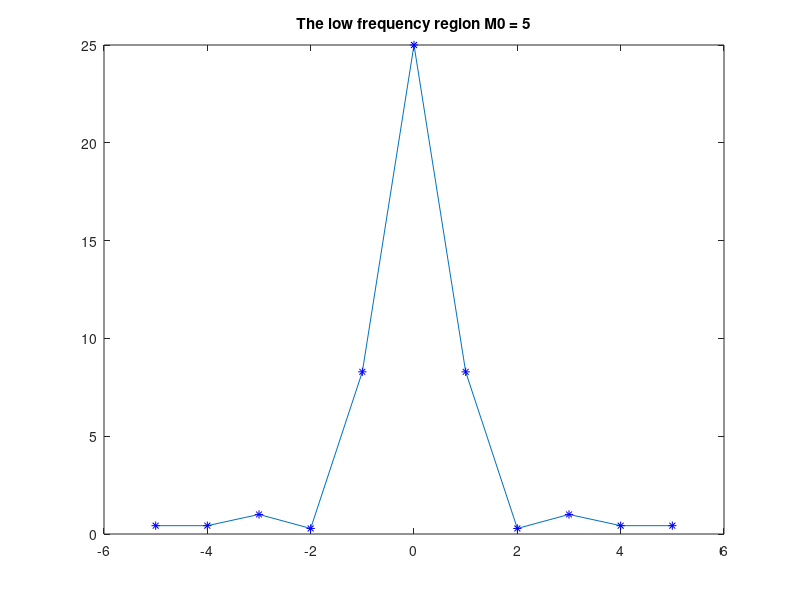
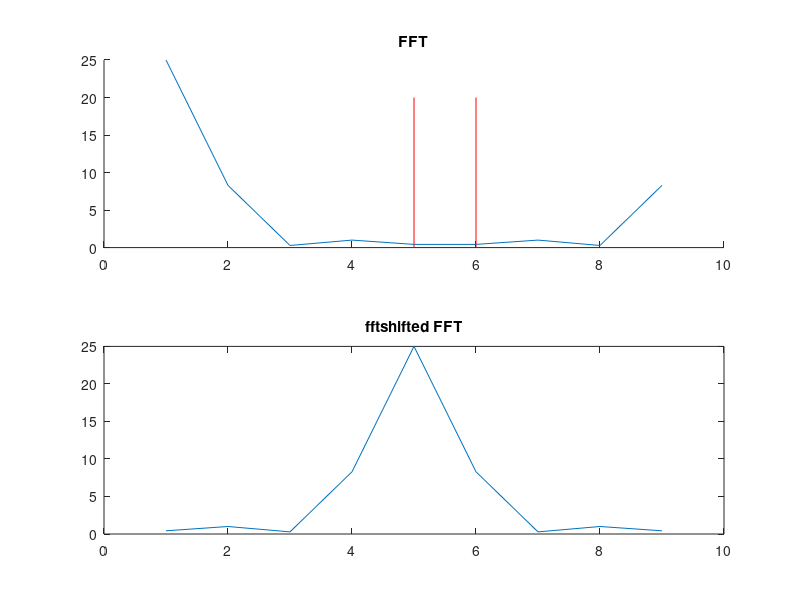

MATLAB code to generate these figures, in order:
%Create a signal
s = [1 2 3 4 5 4 3 2 1];

% Implement with the direct DFT as written in the article
% NB, only for the "low frequency" region -M0:M0
M = length(s);
idx = 1;
M0 = 5;
P = zeros(1,length(-M0:M0));
S = zeros(1,length(-M0:M0));
tic
for a = -M0:M0
    for m = 1:M
       P(idx) =  P(idx) + exp(-j*pi*(a))*s(m)*exp(-j*2*pi*(m-1)*(a)/M);
       S(idx) =  S(idx) + s(m)*exp(-j*2*pi*(m-1-M/2)*(a)/M);
    end
    idx = idx + 1
end
toc

figure(1);clf
plot(-M0:M0,abs(P));hold on;
plot(-M0:M0,abs(S),'b*');
title(['The low frequency region M0 = ',num2str(M0)]);

tic
fft(s);
toc

%Plot the FFT and the shifted FFT
figure(2);clf
subplot(211);hold all;
plot(abs(fft(s)));
plot([M0+1 M0+1],[0 20],'r');
plot([length(s)+1-M0 length(s)+1-M0],[0 20],'r');
title('FFT');
subplot(212)
plot(abs(fftshift(fft(s))))
title('fftshifted FFT');